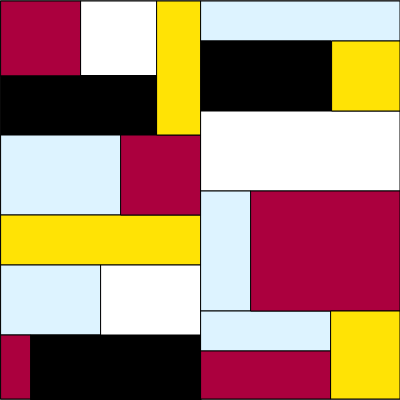
Frame 1 (no input)
Frame 60 (no input): identical to frame 1, image omitted
Frame 120 (the mouse pressed at the canvas centre since frame 60): identical to frame 1, image omitted

The p5.js sketch that drew this single still picture (run headless with seeded random() and noise() and a simulated clock; from frame 60 on, the mouse is pressed at the canvas centre):

// p5.js sketch
// ── sketch.js
function setup() {
  createCanvas(400, 400);
}

function draw() {
  background(100);
  //R1
  fill(171,0,62)
  rect(1, 1, 80, 75);
  //BLA1
  fill(0)
  rect(1, 76, 156, 59);
  //blue1
  fill(221,243,255)
  rect(1, 135, 120, 80);
  //yell1
  fill(255,227,5)
  rect(1, 215, 200, 50);
  //blue2
  fill(221,243,255)
  rect(1, 265, 100, 70);
  //red2
  fill(171,0,62)
  rect(1, 335, 30, 64);
  //blac2
  fill(0)
  rect(31, 335, 170, 75);
  //white1
  fill(256)
  rect(81, 1, 76, 74.5);
  //red3
  fill(171,0,62)
  rect(121, 135, 80, 80);
  //white2
  fill(256)
  rect(101, 265, 100, 70);
  //yell2
  fill(255,227,5)
  rect(157, 1, 44, 134);
  //blue3
  fill(221,243,255)
  rect(201, 1, 199, 40);
  //black3
  fill(0)
  rect(201, 41, 130, 70);
  //white3
  fill(256)
  rect(201, 111, 199, 80);
  //blue4
  fill(221,243,255)
  rect(201, 191, 50, 120);
  //blue5
  fill(221,243,255)
  rect(201, 311, 130, 40);
  //red4
  fill(171,0,62)
  rect(201, 351, 130, 48);
  //yell3
  fill(255,227,5)
  rect(332, 41, 68, 70);
  //red5
  fill(171,0,62)
  rect(251, 191,149,120);
  //yell4
  fill(255,227,5)
  rect(331, 311, 69,88);
}
